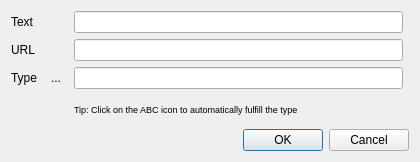
<?xml version="1.0" encoding="UTF-8"?>
<ui version="4.0">
 <class>DialogLinkEdition</class>
 <widget class="QDialog" name="DialogLinkEdition">
  <property name="geometry">
   <rect>
    <x>0</x>
    <y>0</y>
    <width>420</width>
    <height>162</height>
   </rect>
  </property>
  <property name="windowTitle">
   <string>Dialog</string>
  </property>
  <layout class="QGridLayout" name="gridLayout">
   <item row="0" column="0">
    <widget class="QLabel" name="label">
     <property name="text">
      <string>Text</string>
     </property>
    </widget>
   </item>
   <item row="1" column="0">
    <widget class="QLabel" name="label_2">
     <property name="text">
      <string>URL</string>
     </property>
    </widget>
   </item>
   <item row="4" column="0" colspan="4">
    <widget class="QDialogButtonBox" name="buttonBox">
     <property name="orientation">
      <enum>Qt::Horizontal</enum>
     </property>
     <property name="standardButtons">
      <set>QDialogButtonBox::Cancel|QDialogButtonBox::Ok</set>
     </property>
    </widget>
   </item>
   <item row="1" column="2">
    <widget class="QLineEdit" name="lineEditURL"/>
   </item>
   <item row="0" column="2">
    <widget class="QLineEdit" name="lineEditText"/>
   </item>
   <item row="2" column="0">
    <widget class="QLabel" name="label_3">
     <property name="text">
      <string>Type</string>
     </property>
    </widget>
   </item>
   <item row="2" column="1">
    <widget class="QToolButton" name="toolButtonAutoCompleteMimeType">
     <property name="text">
      <string>...</string>
     </property>
     <property name="icon">
      <iconset resource="../../GPSBook/icons/silk/silk_icons.qrc">
       <normaloff>:/icons/silk/spellcheck.png</normaloff>:/icons/silk/spellcheck.png</iconset>
     </property>
     <property name="autoRaise">
      <bool>true</bool>
     </property>
    </widget>
   </item>
   <item row="2" column="2">
    <widget class="QLineEdit" name="lineEditMimeType"/>
   </item>
   <item row="3" column="2">
    <widget class="QLabel" name="label_4">
     <property name="font">
      <font>
       <pointsize>7</pointsize>
      </font>
     </property>
     <property name="text">
      <string>Tip: Click on the ABC icon to automatically fulfill the type</string>
     </property>
    </widget>
   </item>
  </layout>
 </widget>
 <resources>
  <include location="../../GPSBook/icons/silk/silk_icons.qrc"/>
 </resources>
 <connections>
  <connection>
   <sender>buttonBox</sender>
   <signal>accepted()</signal>
   <receiver>DialogLinkEdition</receiver>
   <slot>accept()</slot>
   <hints>
    <hint type="sourcelabel">
     <x>248</x>
     <y>254</y>
    </hint>
    <hint type="destinationlabel">
     <x>157</x>
     <y>274</y>
    </hint>
   </hints>
  </connection>
  <connection>
   <sender>buttonBox</sender>
   <signal>rejected()</signal>
   <receiver>DialogLinkEdition</receiver>
   <slot>reject()</slot>
   <hints>
    <hint type="sourcelabel">
     <x>316</x>
     <y>260</y>
    </hint>
    <hint type="destinationlabel">
     <x>286</x>
     <y>274</y>
    </hint>
   </hints>
  </connection>
 </connections>
</ui>
